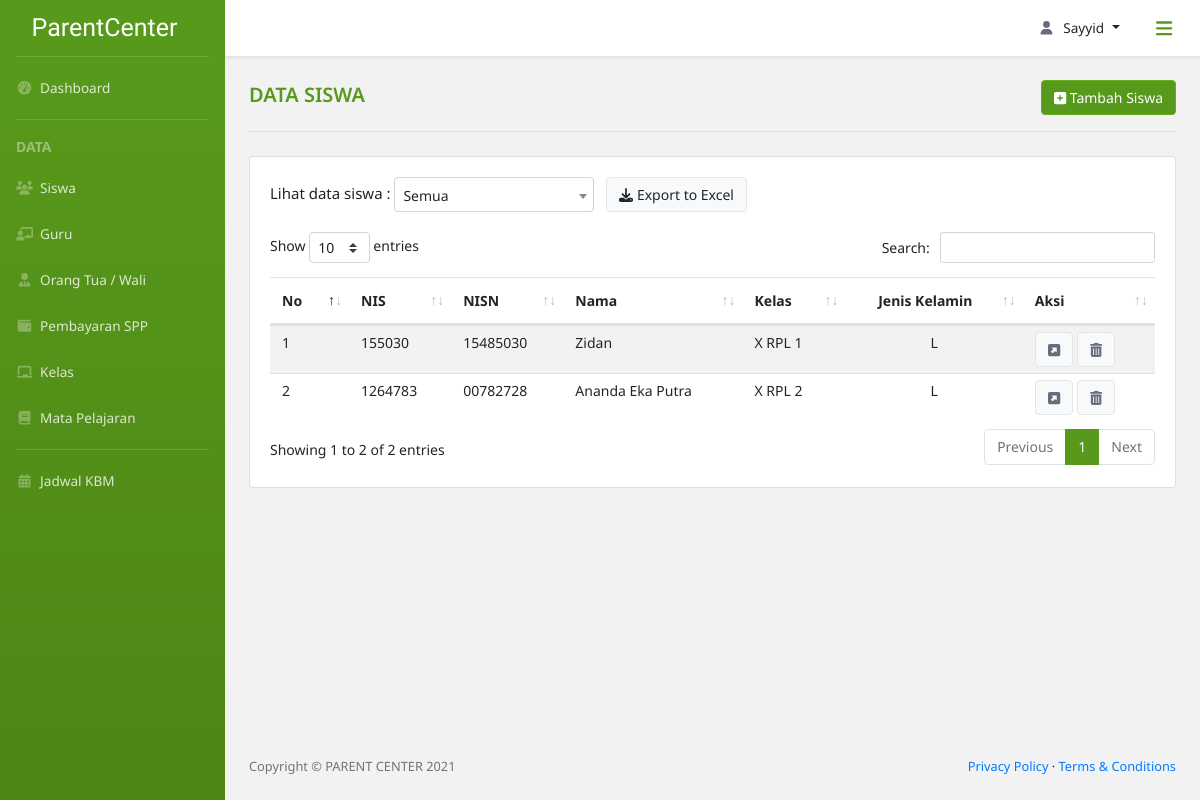
The app's page /data_siswa/ (signed in), older data.
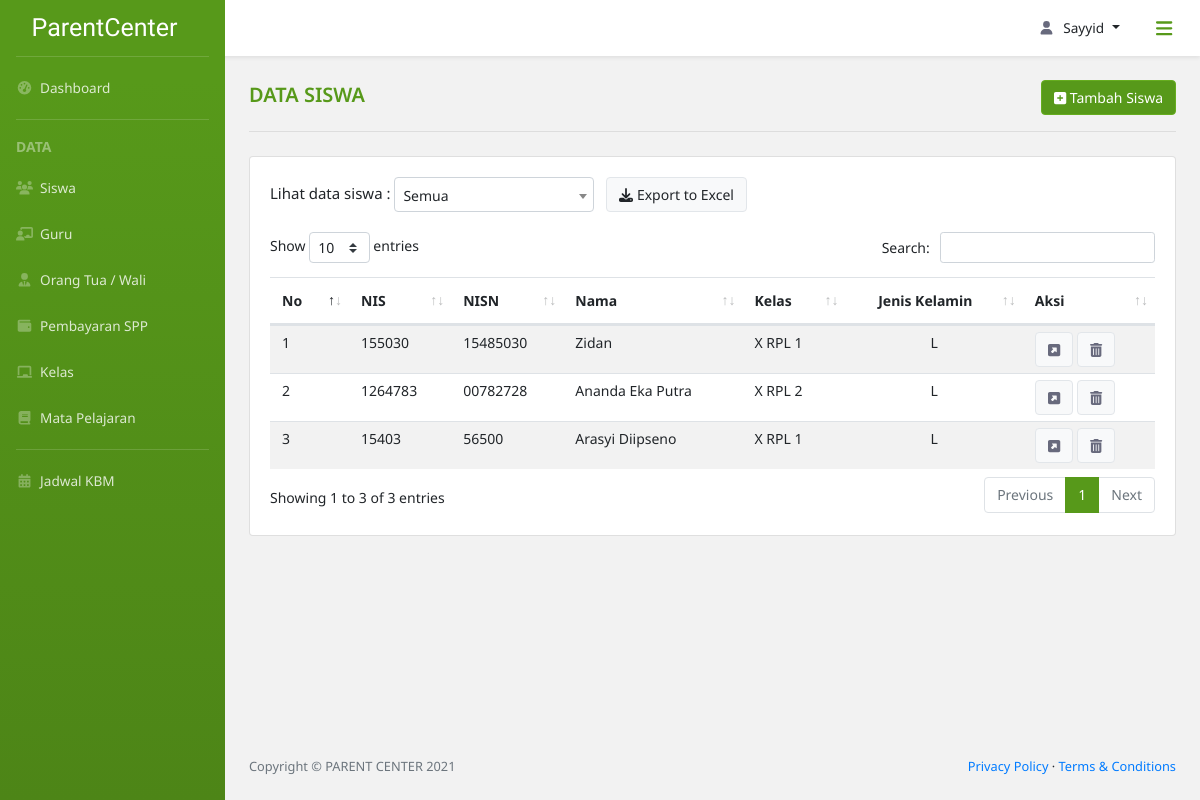
The same page, newer data.
### parent_center_app/models.py (models this page shows, shortened)
class Siswa(models.Model):
    nis = models.CharField(max_length=15, null=True)
    nisn = models.CharField(max_length=15, null=True)
    id_siswa = models.CharField(max_length=30,
                                primary_key=True,
                                unique=True,
                                default=custom_siswa,
                                editable=False)
    nama = models.CharField(max_length=50)
    tpt_lahir = models.CharField(max_length=50)
    tgl_lahir = models.DateField(default=date.today)
    agama = models.CharField(max_length=15)
    class jns_kelamin(models.TextChoices):
        P = 'Perempuan'
        L = 'Laki-Laki'
    jns_kelamin = models.CharField(max_length=10,
                                   choices=jns_kelamin.choices,
                                   default=jns_kelamin.L)
    no_tlp = models.CharField(max_length=13, null=True)
    alamat = models.TextField(null=True)
    id_kelas = models.ForeignKey(Kelas, null=True, on_delete=models.SET_NULL)

class Kelas(models.Model):
    id_kelas = models.CharField(max_length=10,
                                primary_key=True,
                                unique=True,
                                default=custom_kelas,
                                editable=False)
    class rentang_kelas(models.TextChoices):
        X = 'X'
        XI = 'XI'
        XII = 'XII'
    kelas = models.CharField(max_length=3,
                             choices=rentang_kelas.choices,
                             default=rentang_kelas.X)
    class jurusan(models.TextChoices):
        TITL = 'Teknik Intalasi Tenaga Listrik'
        TP = 'Teknik Pemesinan'
        TKR = 'Teknik Kendaraan Ringan'
        TKJ = 'Teknik Komputer Jaringan'
        RPL = 'Rekayasa Perangkat Lunak'
        TBSM = 'Teknik dan Bisnis Sepeda Motor'
    jurusan = models.CharField(max_length=30,
                               choices=jurusan.choices,
                               default=jurusan.TITL)
    no_kelas = models.SmallIntegerField(default=1)

### parent_center_app/views.py (the view)
# urls.py: path('data_siswa/', views.dataSiswa, name='data siswa'),
@login_required(login_url='login')
def dataSiswa(request):
    if level_permission(request, ['Admin']) is False:
        return redirect(level_login(request))
    else:
        siswas = Siswa.objects.all()
        kelass = Kelas.objects.all().order_by('kelas', 'jurusan', 'no_kelas')
        context = {
            'title': 'Data Siswa',
            'Siswas': siswas,
            'Kelass': kelass,
        }
        return render(request,
                      'parent_center_app/data_siswa.html',
                      context)

### parent_center_app/views.py (called while the page is built)
def level_permission(current_user, level: list) -> bool:
    if current_user.user.extenduser.user_level in level:
        return True
    else:
        return False

### parent_center_app/templates/parent_center_app/Data_siswa.html (shortened to what the changed rows need)
{% extends 'parent_center_app/base.html' %}
{% block content %}
    <div class="row">
        <div class="col-lg-12">
            <div class="card">
                <div class="card-body card-dashboard">
                    <div class="row mx-0">
                        <div class="col-lg-12 px-0 div-sort">
                        </div>
                    </div>
                    <div class="table-responsive table-siswa">
                        <table class="table table table-striped table-siswa" id="table-custom">
                            <thead>
                                <tr>
                                    <th scope="col">No</th>
                                    <th scope="col">NIS</th>
                                    <th scope="col">NISN</th>
                                    <th scope="col">Nama</th>
                                    <th scope="col">Kelas</th>
                                    <th scope="col" class="text-center">Jenis Kelamin</th>
                                    <th scope="col">Aksi</th>
                                </tr>
                            </thead>
                            <tbody>
                                {% for siswa in Siswas %}
                                <tr>
                                    <td>{{forloop.counter}}</td>
                                    <td>{{siswa.nis}}</td>
                                    <td>{{siswa.nisn}}</td>
                                    <td>{{siswa.nama}}</td>
                                    <td>
                                        {{siswa.id_kelas.kelas}}
                                            {% if siswa.id_kelas.jurusan == "Rekayasa Perangkat Lunak" %}
                                                RPL
                                            {% elif siswa.id_kelas.jurusan == "Teknik Komputer Jaringan" %}
                                                TKJ
                                            {% elif siswa.id_kelas.jurusan == "Teknik Intalasi Tenaga Listrik" %}
                                                TITL
                                            {% elif siswa.id_kelas.jurusan == "Teknik Pemesinan" %}
                                                TP
                                            {% elif siswa.id_kelas.jurusan == "Teknik Kendaraan Ringan" %}
                                                TKR
                                            {% else %}
                                                TBSM
                                            {% endif %}
                                        {{ siswa.id_kelas.no_kelas }}
                                    </td>
                                    <td class="text-center">
                                        {% if siswa.jns_kelamin == "Laki-Laki" %}
                                            L
                                        {% else %}
                                            P
                                        {% endif %}
                                    </td>
                                    <td>
                                        <a class="btn btn-light" href="{% url 'detail siswa' pk=siswa.pk %}"><i class="fas fa-external-link-square-alt"></i></a>
                                        <button class="btn btn-light" type="button" data-toggle="modal" data-target="#modal_hapus">
                                            <i class="fas fa-trash-alt"></i>
                                        </button>
                                    </td>
                                </tr>
                                {% endfor %}
                            </tbody>
                        </table>
                    </div>
                </div>
            </div>
        </div>
    </div>
{% endblock content %}

Row changes from the older to the newer data that the page shows:
added Siswa: nis "15403", nisn "56500", nama "Arasyi Diipseno", id_kelas.kelas "X", shows "RPL", id_kelas.no_kelas "1", jns_kelamin "L"
Text that changed along with them:
text written by a page script: "Show entries Search: Showing 1 to 2 of 2 entries Previous 1 Next" → "Show entries Search: Showing 1 to 3 of 3 entries Previous 1 Next"
